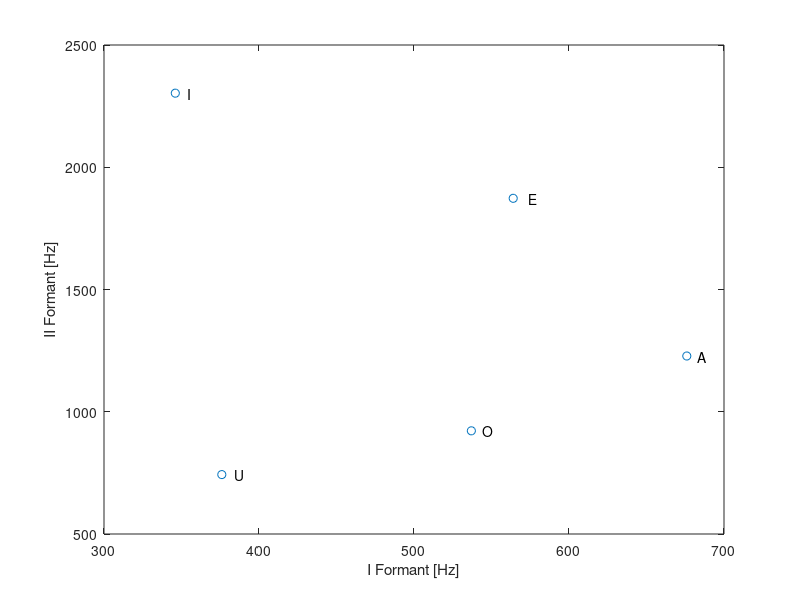

Recreate this plot in MATLAB.
a=[676 346 376 564 537]
b=[1228 2303 743 1873 922]
plot(a,b, 'o')
text(683, 1228, 'A')
text(354, 2303, 'I')
text(384, 743, 'U')
text(574, 1873, 'E')
text(544, 922, 'O')
xlabel("I Formant [Hz]")
ylabel("II Formant [Hz]")